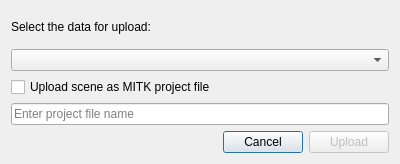
<?xml version="1.0" encoding="UTF-8"?>
<ui version="4.0">
 <class>QmitkXnatUploadFromDataStorageDialog</class>
 <widget class="QDialog" name="QmitkXnatUploadFromDataStorageDialog">
  <property name="geometry">
   <rect>
    <x>0</x>
    <y>0</y>
    <width>400</width>
    <height>164</height>
   </rect>
  </property>
  <property name="windowTitle">
   <string>Dialog</string>
  </property>
  <layout class="QVBoxLayout" name="verticalLayout">
   <item>
    <widget class="QLabel" name="lblSelectData">
     <property name="text">
      <string>Select the data for upload:</string>
     </property>
    </widget>
   </item>
   <item>
    <widget class="QmitkDataStorageComboBox" name="cBDataSelection"/>
   </item>
   <item>
    <widget class="QCheckBox" name="cbUploadMITKProject">
     <property name="toolTip">
      <string>Uploads all data as MITK project file</string>
     </property>
     <property name="text">
      <string>Upload scene as MITK project file</string>
     </property>
    </widget>
   </item>
   <item>
    <widget class="QLineEdit" name="leMITKProjectFileName">
     <property name="placeholderText">
      <string>Enter project file name</string>
     </property>
    </widget>
   </item>
   <item>
    <layout class="QHBoxLayout" name="horizontalLayout">
     <item>
      <spacer name="horizontalSpacer">
       <property name="orientation">
        <enum>Qt::Horizontal</enum>
       </property>
       <property name="sizeHint" stdset="0">
        <size>
         <width>40</width>
         <height>20</height>
        </size>
       </property>
      </spacer>
     </item>
     <item>
      <widget class="QPushButton" name="btnCancel">
       <property name="text">
        <string>Cancel</string>
       </property>
      </widget>
     </item>
     <item>
      <widget class="QPushButton" name="btnUpload">
       <property name="enabled">
        <bool>false</bool>
       </property>
       <property name="text">
        <string>Upload</string>
       </property>
      </widget>
     </item>
    </layout>
   </item>
  </layout>
 </widget>
 <customwidgets>
  <customwidget>
   <class>QmitkDataStorageComboBox</class>
   <extends>QComboBox</extends>
   <header>QmitkDataStorageComboBox.h</header>
  </customwidget>
 </customwidgets>
 <resources/>
 <connections/>
</ui>
